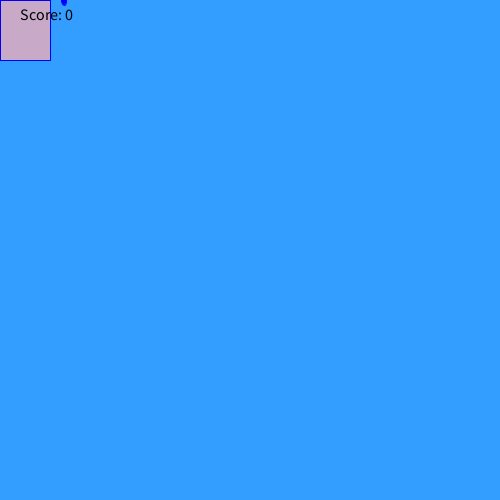
Frame 1 (no input)
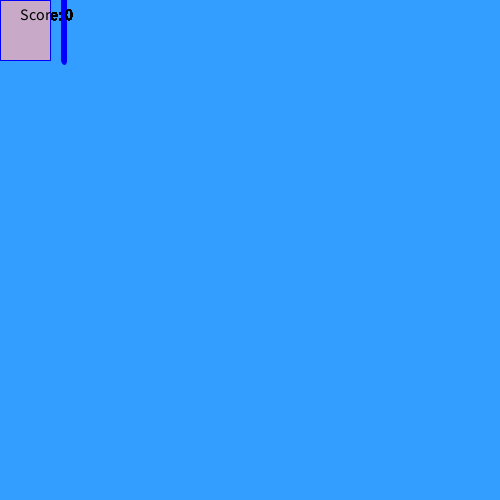
Frame 60 (the mouse pressed at the canvas centre just before this capture)
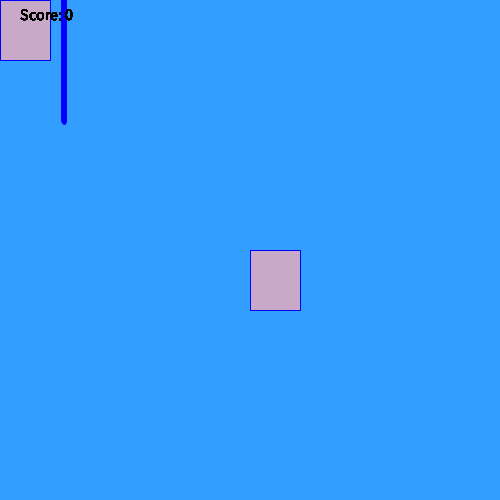
Frame 120 (the mouse held since frame 60 and released just before this capture)

The Processing sketch that drew these frames (run headless with seeded random() and noise(); from frame 60 on, the mouse is pressed at the canvas centre):

// Processing sketch: raingame
// ── raingame.pde

int Y = 0;
int score = 0;
int randomNumber = (int) random(width);
void setup() {
size(500, 500); 
background(51, 158, 255);

}

void draw() {
  fill(0, 0, 255);
  stroke(0, 0, 255);
  ellipse(randomNumber, Y, 5, 10);
  Y+=1;
  
  fill(200, 170, 200);
  rect(mouseX, mouseY, 50, 60);
    
    fill(0, 0, 0);
    textSize(16);
    text("Score: " + score, 20, 20);
}
void checkCatch(int x){
         if (x > mouseX && x < mouseX+100)
            score++;
         else if (score > 0) 
            score--;
        println("Your score is now: " + score);
    }
